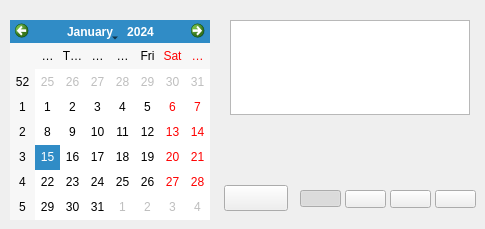
          <widget class="QWidget" name="video_page">
           <widget class="QCalendarWidget" name="calendarWidget">
            <property name="geometry">
             <rect>
              <x>10</x>
              <y>20</y>
              <width>200</width>
              <height>200</height>
             </rect>
            </property>
            <property name="minimumSize">
             <size>
              <width>200</width>
              <height>200</height>
             </size>
            </property>
            <property name="maximumSize">
             <size>
              <width>200</width>
              <height>200</height>
             </size>
            </property>
           </widget>
           <widget class="QTableView" name="videofiletableView">
            <property name="geometry">
             <rect>
              <x>230</x>
              <y>20</y>
              <width>240</width>
              <height>95</height>
             </rect>
            </property>
            <property name="minimumSize">
             <size>
              <width>240</width>
              <height>95</height>
             </size>
            </property>
            <property name="maximumSize">
             <size>
              <width>240</width>
              <height>95</height>
             </size>
            </property>
            <property name="toolTip">
             <string notr="true"/>
            </property>
           </widget>
           <widget class="QPushButton" name="videosave">
            <property name="geometry">
             <rect>
              <x>224</x>
              <y>185</y>
              <width>64</width>
              <height>26</height>
             </rect>
            </property>
            <property name="minimumSize">
             <size>
              <width>64</width>
              <height>26</height>
             </size>
            </property>
            <property name="maximumSize">
             <size>
              <width>64</width>
              <height>26</height>
             </size>
            </property>
            <property name="toolTip">
             <string notr="true"/>
            </property>
            <property name="text">
             <string/>
            </property>
           </widget>
           <widget class="QPushButton" name="hour1">
            <property name="geometry">
             <rect>
              <x>300</x>
              <y>190</y>
              <width>41</width>
              <height>17</height>
             </rect>
            </property>
            <property name="minimumSize">
             <size>
              <width>41</width>
              <height>17</height>
             </size>
            </property>
            <property name="maximumSize">
             <size>
              <width>41</width>
              <height>17</height>
             </size>
            </property>
            <property name="toolTip">
             <string notr="true"/>
            </property>
            <property name="text">
             <string/>
            </property>
            <property name="checkable">
             <bool>true</bool>
            </property>
            <property name="checked">
             <bool>true</bool>
            </property>
            <property name="autoExclusive">
             <bool>true</bool>
            </property>
           </widget>
           <widget class="QPushButton" name="hour2">
            <property name="geometry">
             <rect>
              <x>345</x>
              <y>190</y>
              <width>41</width>
              <height>18</height>
             </rect>
            </property>
            <property name="minimumSize">
             <size>
              <width>41</width>
              <height>18</height>
             </size>
            </property>
            <property name="maximumSize">
             <size>
              <width>41</width>
              <height>18</height>
             </size>
            </property>
            <property name="toolTip">
             <string notr="true"/>
            </property>
            <property name="text">
             <string/>
            </property>
            <property name="checkable">
             <bool>true</bool>
            </property>
            <property name="autoExclusive">
             <bool>true</bool>
            </property>
           </widget>
           <widget class="QPushButton" name="hour12">
            <property name="geometry">
             <rect>
              <x>390</x>
              <y>190</y>
              <width>41</width>
              <height>18</height>
             </rect>
            </property>
            <property name="minimumSize">
             <size>
              <width>41</width>
              <height>18</height>
             </size>
            </property>
            <property name="maximumSize">
             <size>
              <width>41</width>
              <height>18</height>
             </size>
            </property>
            <property name="toolTip">
             <string notr="true"/>
            </property>
            <property name="text">
             <string/>
            </property>
            <property name="checkable">
             <bool>true</bool>
            </property>
            <property name="autoExclusive">
             <bool>true</bool>
            </property>
           </widget>
           <widget class="QPushButton" name="hour24">
            <property name="geometry">
             <rect>
              <x>435</x>
              <y>190</y>
              <width>41</width>
              <height>18</height>
             </rect>
            </property>
            <property name="minimumSize">
             <size>
              <width>41</width>
              <height>18</height>
             </size>
            </property>
            <property name="maximumSize">
             <size>
              <width>41</width>
              <height>18</height>
             </size>
            </property>
            <property name="toolTip">
             <string notr="true"/>
            </property>
            <property name="text">
             <string/>
            </property>
            <property name="checkable">
             <bool>true</bool>
            </property>
            <property name="autoExclusive">
             <bool>true</bool>
            </property>
           </widget>
           <widget class="QWidget" name="doubleslider" native="true">
            <property name="geometry">
             <rect>
              <x>230</x>
              <y>160</y>
              <width>241</width>
              <height>16</height>
             </rect>
            </property>
            <layout class="QVBoxLayout" name="verticalLayout_8">
             <property name="spacing">
              <number>0</number>
             </property>
             <property name="leftMargin">
              <number>0</number>
             </property>
             <property name="topMargin">
              <number>0</number>
             </property>
             <property name="rightMargin">
              <number>0</number>
             </property>
             <property name="bottomMargin">
              <number>0</number>
             </property>
            </layout>
           </widget>
           <widget class="QWidget" name="scalewidget" native="true">
            <property name="geometry">
             <rect>
              <x>230</x>
              <y>119</y>
              <width>241</width>
              <height>31</height>
             </rect>
            </property>
            <layout class="QVBoxLayout" name="verticalLayout_10">
             <property name="spacing">
              <number>0</number>
             </property>
             <property name="leftMargin">
              <number>1</number>
             </property>
             <property name="topMargin">
              <number>1</number>
             </property>
             <property name="rightMargin">
              <number>1</number>
             </property>
             <property name="bottomMargin">
              <number>1</number>
             </property>
            </layout>
           </widget>
          </widget>
